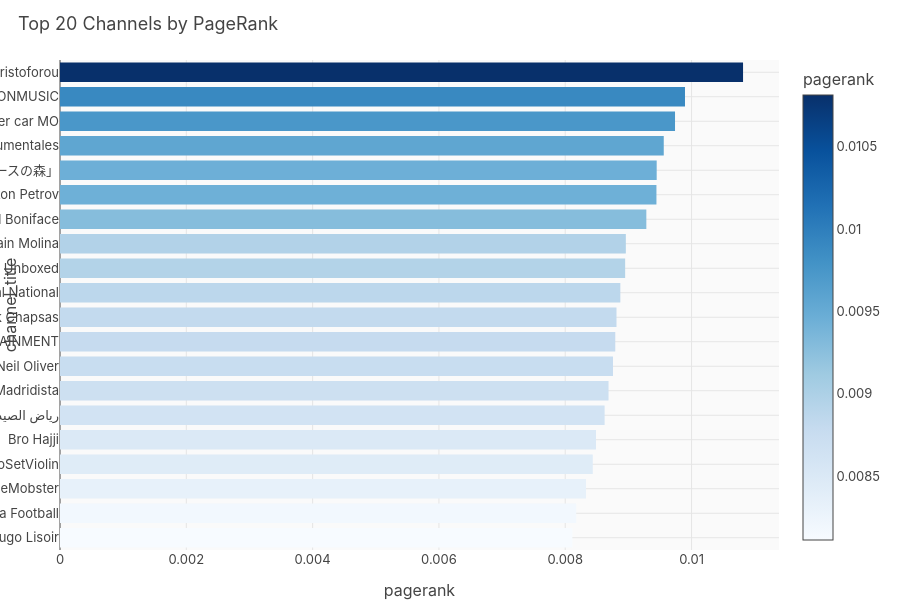

The notebook cell saved with this chart:
### Code cell
# PageRank bar chart
fig = px.bar(top20_pr, x='pagerank', y='channel_title', orientation='h',
    color='pagerank', color_continuous_scale='Blues',
    title='Top 20 Channels by PageRank')
fig.update_layout(height=600, width=900, yaxis=dict(autorange='reversed'))
fig.show()

### Figure 1 — Plotly figure (JSON) as saved in the notebook; plotly's stock layout.template omitted (floating-point values rounded to 4 significant figures)
{"data": [{"hovertemplate": "pagerank=%{marker.color}<br>channel_title=%{y}<extra></extra>", "legendgroup": "", "marker": {"color": [0.01082, 0.009896, 0.009738, 0.00956, 0.009448, 0.009444, 0.009284, 0.00896, 0.008949, 0.008872, 0.008811, 0.008792, 0.008756, 0.008686, 0.008623, 0.008487, 0.008436, 0.008329, 0.008174, 0.008112], "coloraxis": "coloraxis", "pattern": {"shape": ""}}, "name": "", "orientation": "h", "showlegend": false, "textposition": "auto", "type": "bar", "x": [0.01082, 0.009896, 0.009738, 0.00956, 0.009448, 0.009444, 0.009284, 0.00896, 0.008949, 0.008872, 0.008811, 0.008792, 0.008756, 0.008686, 0.008623, 0.008487, 0.008436, 0.008329, 0.008174, 0.008112], "xaxis": "x", "y": ["Alex Christoforou", "HALIDONMUSIC", "super car MO", "Eugenio Monesma - Documentales", "金子吉友の「あつまれニュースの森」", "Anton Petrov", "Pascal Boniface", "Romain Molina", "Hardware Unboxed", "The Rational National", "Nick Chapsas", "D TECH ENTERTAINMENT", "Neil Oliver", "VozMadridista", "CARAPS رياض الصيداوي", "Bro Hajji", "TwoSetViolin", "TrueMobster", "Sahara Football", "Hugo Lisoir"], "yaxis": "y"}], "layout": {"barmode": "relative", "coloraxis": {"colorbar": {"title": {"text": "pagerank"}}, "colorscale": [[0.0, "rgb(247,251,255)"], [0.125, "rgb(222,235,247)"], [0.25, "rgb(198,219,239)"], [0.375, "rgb(158,202,225)"], [0.5, "rgb(107,174,214)"], [0.625, "rgb(66,146,198)"], [0.75, "rgb(33,113,181)"], [0.875, "rgb(8,81,156)"], [1.0, "rgb(8,48,107)"]]}, "height": 600, "legend": {"tracegroupgap": 0}, "title": {"text": "Top 20 Channels by PageRank"}, "width": 900, "xaxis": {"anchor": "y", "domain": [0.0, 1.0], "title": {"text": "pagerank"}}, "yaxis": {"anchor": "x", "autorange": "reversed", "domain": [0.0, 1.0], "title": {"text": "channel_title"}}}}
